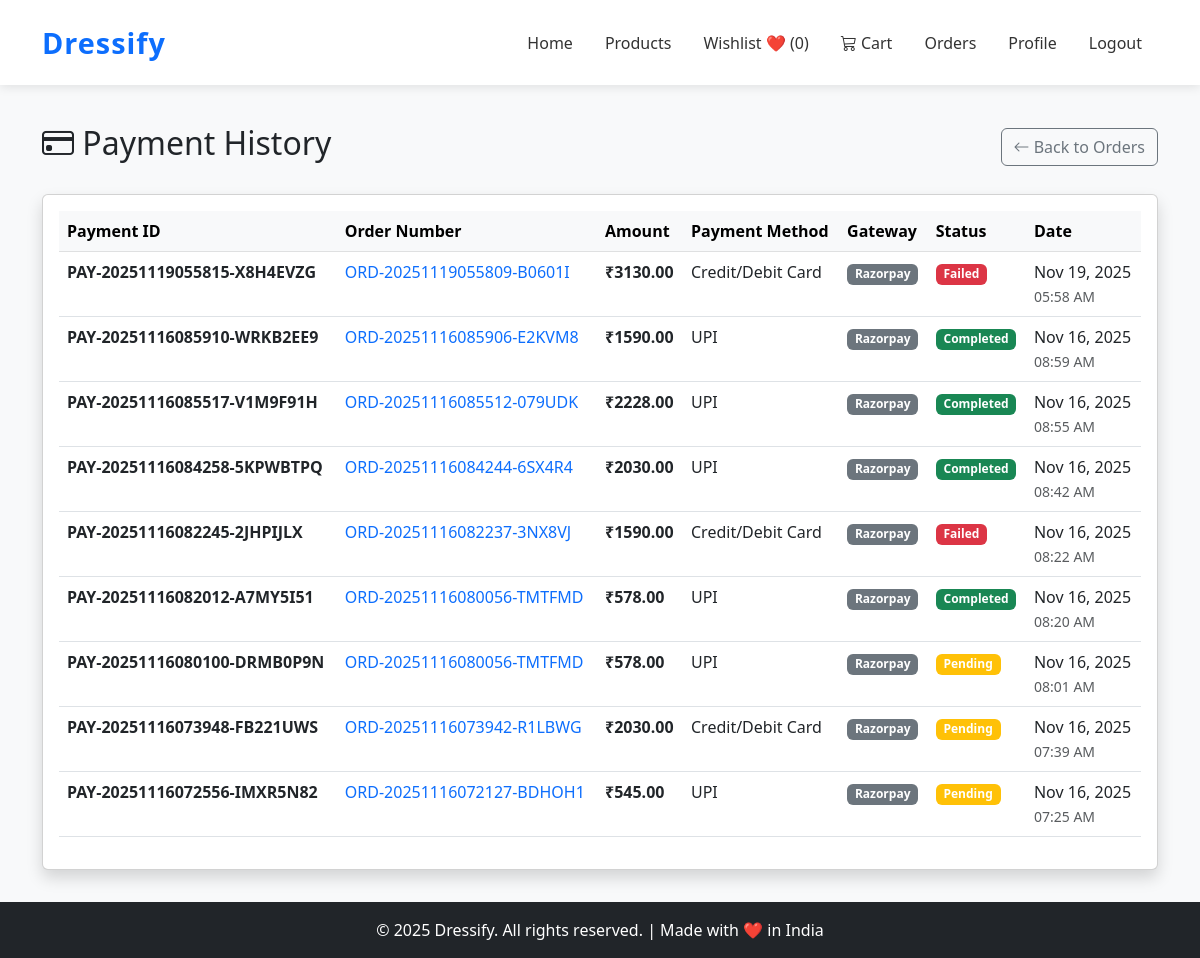
The page /orders/payments/ (signed in) on the database its author committed.
### orders/models.py (models this page shows, shortened)
class Payment(models.Model):
    STATUS_CHOICES = [
        ('pending', 'Pending'),
        ('processing', 'Processing'),
        ('completed', 'Completed'),
        ('failed', 'Failed'),
        ('cancelled', 'Cancelled'),
        ('refunded', 'Refunded'),
    ]
    PAYMENT_GATEWAY_CHOICES = [
        ('razorpay', 'Razorpay'),
        ('stripe', 'Stripe'),
        ('paypal', 'PayPal'),
        ('cod', 'Cash on Delivery'),
        ('manual', 'Manual'),
    ]
    order = models.ForeignKey(Order, on_delete=models.CASCADE, related_name='payments')
    payment_id = models.CharField(max_length=100, unique=True, blank=True, null=True, help_text="Unique payment transaction ID")
    razorpay_order_id = models.CharField(max_length=100, blank=True, null=True, help_text="Razorpay order ID")
    razorpay_payment_id = models.CharField(max_length=100, blank=True, null=True, help_text="Razorpay payment ID")
    razorpay_signature = models.CharField(max_length=255, blank=True, null=True, help_text="Razorpay signature for verification")
    amount = models.DecimalField(max_digits=10, decimal_places=2, validators=[MinValueValidator(Decimal('0.01'))])
    currency = models.CharField(max_length=3, default='INR')
    payment_method = models.CharField(max_length=20, choices=Order.PAYMENT_METHOD_CHOICES)
    payment_gateway = models.CharField(max_length=20, choices=PAYMENT_GATEWAY_CHOICES, default='razorpay')
    status = models.CharField(max_length=20, choices=STATUS_CHOICES, default='pending')
    gateway_response = models.JSONField(default=dict, blank=True, null=True, help_text="Full response from payment gateway")
    failure_reason = models.TextField(blank=True, null=True, help_text="Reason for payment failure if any")
    paid_at = models.DateTimeField(null=True, blank=True, help_text="When payment was successfully completed")
    created_at = models.DateTimeField(auto_now_add=True)
    updated_at = models.DateTimeField(auto_now=True)
    class Meta:
        ordering = ['-created_at']
        indexes = [
            models.Index(fields=['payment_id']),
            models.Index(fields=['order', '-created_at']),
            models.Index(fields=['status']),
            models.Index(fields=['razorpay_order_id']),
        ]
    def get_status_badge_class(self):
        status_classes = {
            'pending': 'warning',
            'processing': 'info',
            'completed': 'success',
            'failed': 'danger',
            'cancelled': 'secondary',
            'refunded': 'secondary',
        }
        return status_classes.get(self.status, 'secondary')

class Order(models.Model):
    STATUS_CHOICES = [
        ('pending', 'Pending'),
        ('processing', 'Processing'),
        ('shipped', 'Shipped'),
        ('delivered', 'Delivered'),
        ('cancelled', 'Cancelled'),
        ('refunded', 'Refunded'),
    ]
    PAYMENT_METHOD_CHOICES = [
        ('cod', 'Cash on Delivery'),
        ('card', 'Credit/Debit Card'),
        ('upi', 'UPI'),
        ('netbanking', 'Net Banking'),
        ('wallet', 'Wallet'),
    ]
    user = models.ForeignKey(User, on_delete=models.CASCADE, related_name='orders')
    order_number = models.CharField(max_length=50, unique=True, editable=False)
    status = models.CharField(max_length=20, choices=STATUS_CHOICES, default='pending')
    subtotal = models.DecimalField(max_digits=10, decimal_places=2, validators=[MinValueValidator(Decimal('0.00'))])
    tax = models.DecimalField(max_digits=10, decimal_places=2, default=Decimal('0.00'), validators=[MinValueValidator(Decimal('0.00'))])
    shipping_cost = models.DecimalField(max_digits=10, decimal_places=2, default=Decimal('0.00'), validators=[MinValueValidator(Decimal('0.00'))])
    total = models.DecimalField(max_digits=10, decimal_places=2, validators=[MinValueValidator(Decimal('0.00'))])
    shipping_address = models.TextField()
    shipping_city = models.CharField(max_length=100)
    shipping_state = models.CharField(max_length=100)
    shipping_zip_code = models.CharField(max_length=20)
    shipping_country = models.CharField(max_length=100, default='India')
    shipping_phone = models.CharField(max_length=15)
    payment_method = models.CharField(max_length=20, choices=PAYMENT_METHOD_CHOICES, default='cod')
    payment_status = models.BooleanField(default=False)
    created_at = models.DateTimeField(auto_now_add=True)
    updated_at = models.DateTimeField(auto_now=True)
    class Meta:
        ordering = ['-created_at']
        indexes = [
            models.Index(fields=['order_number']),
            models.Index(fields=['user', '-created_at']),
            models.Index(fields=['status']),
        ]

### orders/views.py (the view)
# urls.py: path('payments/', views.PaymentHistoryView.as_view(), name='payment_history'),
class PaymentHistoryView(LoginRequiredMixin, View):
    template_name = 'orders/payment_history.html'
    def get(self, request):
        if request.user.is_staff:
            payments = Payment.objects.all().order_by('-created_at')
        else:
            payments = Payment.objects.filter(order__user=request.user).order_by('-created_at')
        paginator = Paginator(payments, 10)
        page_obj = paginator.get_page(request.GET.get('page'))
        return render(request, self.template_name, {
            'payments': page_obj,
            'page_title': 'Payment History'
        })

### orders/templates/orders/payment_history.html (shortened to what this page needs)
{% extends 'base.html' %}
{% load static %}
{% block content %}
<div class="container my-5">
    <div class="row">
        <div class="col-md-12">
            <div class="d-flex justify-content-between align-items-center mb-4">
                <h2><i class="bi bi-credit-card"></i> Payment History</h2>
                <a href="{% url 'orders:list' %}" class="btn btn-outline-secondary">
                    <i class="bi bi-arrow-left"></i> Back to Orders
                </a>
            </div>
            {% if payments %}
            <div class="card shadow">
                <div class="card-body">
                    <div class="table-responsive">
                        <table class="table table-hover">
                            <thead class="table-light">
                                <tr>
                                    <th>Payment ID</th>
                                    <th>Order Number</th>
                                    <th>Amount</th>
                                    <th>Payment Method</th>
                                    <th>Gateway</th>
                                    <th>Status</th>
                                    <th>Date</th>
                                </tr>
                            </thead>
                            <tbody>
                                {% for payment in payments %}
                                <tr>
                                    <td>
                                        <strong>{{ payment.payment_id }}</strong>
                                    </td>
                                    <td>
                                        <a href="{% url 'orders:detail' payment.order.id %}" class="text-decoration-none">
                                            {{ payment.order.order_number }}
                                        </a>
                                    </td>
                                    <td>
                                        <strong>₹{{ payment.amount }}</strong>
                                    </td>
                                    <td>{{ payment.get_payment_method_display }}</td>
                                    <td>
                                        <span class="badge bg-secondary">{{ payment.get_payment_gateway_display }}</span>
                                    </td>
                                    <td>
                                        <span class="badge bg-{{ payment.get_status_badge_class }}">
                                            {{ payment.get_status_display }}
                                        </span>
                                    </td>
                                    <td>
                                        {{ payment.created_at|date:"M d, Y" }}<br>
                                        <small class="text-muted">{{ payment.created_at|date:"h:i A" }}</small>
                                    </td>
                                </tr>
                                {% endfor %}
                            </tbody>
                        </table>
                    </div>
                </div>
            </div>
            {% endif %}
        </div>
    </div>
</div>
{% endblock %}

### Accounts/templates/base.html (shortened to what this page needs)
{% load static %}
<!DOCTYPE html>
<html lang="en">
<head>
    <link href="https://cdn.jsdelivr.net/npm/bootstrap@5.3.0/dist/css/bootstrap.min.css" rel="stylesheet">
    <link rel="stylesheet" href="https://cdn.jsdelivr.net/npm/bootstrap-icons@1.11.1/font/bootstrap-icons.css">
</head>
<body>
    <nav class="navbar navbar-expand-lg navbar-light">
        <div class="container">
            <a class="navbar-brand" href="{% url 'home' %}">Dressify</a>
            <div class="collapse navbar-collapse" id="navbarNav">
                <ul class="navbar-nav ms-auto align-items-center">
                    <li class="nav-item"><a class="nav-link" href="{% url 'home' %}">Home</a></li>
                    <li class="nav-item"><a class="nav-link" href="{% url 'products:product_list' %}">Products</a></li>
                    <li class="nav-item">
                        <a href="{% url 'wishlist:wishlist' %}" class="nav-link">
                            Wishlist ❤️ ({{ request.user.wishlist_items.count }})
                        </a>
                    </li>
                    <li class="nav-item position-relative">
                        <a class="nav-link" href="{% url 'cart:cart_view' %}">
                            <i class="bi bi-cart3"></i>
                            Cart
                        </a>
                    </li>
                    {% if user.is_authenticated %}
                    <li class="nav-item"><a class="nav-link" href="{% url 'orders:list' %}">Orders</a></li>
                    <li class="nav-item"><a class="nav-link" href="{% url 'profile' %}">Profile</a></li>
                    <li class="nav-item"><a class="nav-link" href="{% url 'logout' %}">Logout</a></li>
                    {% else %}
                    <li class="nav-item"><a class="nav-link" href="{% url 'login' %}">Login</a></li>
                    <li class="nav-item"><a class="nav-link" href="{% url 'register' %}">Register</a></li>
                    {% endif %}
                </ul>
            </div>
        </div>
    </nav>
    {% block content %}{% endblock %}
    <footer>
        <div class="copyright text-center">
            © 2025 Dressify. All rights reserved. | Made with ❤️ in India
        </div>
    </footer>
</body>
</html>

### Accounts/templates/base.html (style rules this page uses)
body { background-color: #f8f9fa; padding-top: 76px; }
.navbar { background-color: #ffffff !important; box-shadow: 0 2px 10px rgba(0, 0, 0, 0.1); padding: 1rem 0; position: fixed; top: 0; left: 0; right: 0; width: 100%; z-index: 1000; }
.navbar-brand { font-weight: bold; color: #0d6efd !important; font-size: 1.8rem; letter-spacing: 1px; transition: color 0.3s ease; }
.navbar-nav .nav-link { color: #333 !important; font-weight: 500; margin: 0 0.5rem; transition: color 0.3s ease; position: relative; }
.navbar-nav .nav-link::after { content: ''; position: absolute; width: 0; height: 2px; bottom: 0; left: 50%; background-color: #0d6efd; transition: all 0.3s ease; transform: translateX(-50%); }
footer { background: #212529; color: white; text-align: center; padding: 1rem 0; margin-top: -1rem; }

### rows shown on the page
Payment: payment_id "PAY-20251119055815-X8H4EVZG", order.order_number "ORD-20251119055809-B0601I", amount "3130.00", payment_method "Credit/Debit Card", payment_gateway "Razorpay", status "Failed", created_at "Nov 19, 2025", created_at "05:58 AM"
Payment: payment_id "PAY-20251116085910-WRKB2EE9", order.order_number "ORD-20251116085906-E2KVM8", amount "1590.00", payment_method "UPI", payment_gateway "Razorpay", status "Completed", created_at "Nov 16, 2025", created_at "08:59 AM"
Payment: payment_id "PAY-20251116085517-V1M9F91H", order.order_number "ORD-20251116085512-079UDK", amount "2228.00", payment_method "UPI", payment_gateway "Razorpay", status "Completed", created_at "Nov 16, 2025", created_at "08:55 AM"
Payment: payment_id "PAY-20251116084258-5KPWBTPQ", order.order_number "ORD-20251116084244-6SX4R4", amount "2030.00", payment_method "UPI", payment_gateway "Razorpay", status "Completed", created_at "Nov 16, 2025", created_at "08:42 AM"
Payment: payment_id "PAY-20251116082245-2JHPIJLX", order.order_number "ORD-20251116082237-3NX8VJ", amount "1590.00", payment_method "Credit/Debit Card", payment_gateway "Razorpay", status "Failed", created_at "Nov 16, 2025", created_at "08:22 AM"
Payment: payment_id "PAY-20251116082012-A7MY5I51", order.order_number "ORD-20251116080056-TMTFMD", amount "578.00", payment_method "UPI", payment_gateway "Razorpay", status "Completed", created_at "Nov 16, 2025", created_at "08:20 AM"
Payment: payment_id "PAY-20251116080100-DRMB0P9N", order.order_number "ORD-20251116080056-TMTFMD", amount "578.00", payment_method "UPI", payment_gateway "Razorpay", status "Pending", created_at "Nov 16, 2025", created_at "08:01 AM"
Payment: payment_id "PAY-20251116073948-FB221UWS", order.order_number "ORD-20251116073942-R1LBWG", amount "2030.00", payment_method "Credit/Debit Card", payment_gateway "Razorpay", status "Pending", created_at "Nov 16, 2025", created_at "07:39 AM"
Payment: payment_id "PAY-20251116072556-IMXR5N82", order.order_number "ORD-20251116072127-BDHOH1", amount "545.00", payment_method "UPI", payment_gateway "Razorpay", status "Pending", created_at "Nov 16, 2025", created_at "07:25 AM"

### other values the page prints
{{ request.user.wishlist_items.count }} "0"
